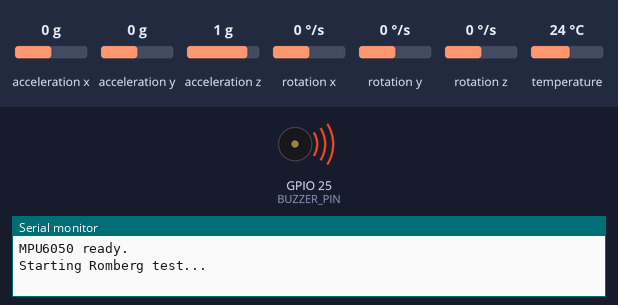
Bench run of a sketch on a simulated ESP32. On the bench: buzzer (waves = sounding, pin HIGH), the last lines printed to the serial monitor. The test bench sets the inputs (shaded band); at power-on: acceleration x 0 g, acceleration y 0 g, acceleration z 1 g, rotation x 0 °/s, rotation y 0 °/s, rotation z 0 °/s, temperature 24 °C.

Above: at 2.1 s.
At 32.5 s:
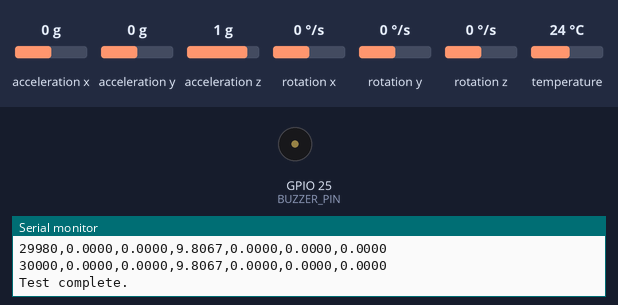
Timing chart, 0 to 34.0 s (numbered marks = the images above):
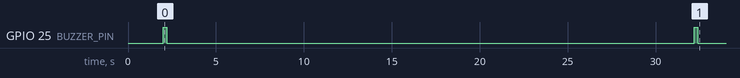

The sketch:

sketchnov12.ino
```cpp
#include <Wire.h>
#include <Adafruit_MPU6050.h>
#include <Adafruit_Sensor.h>

Adafruit_MPU6050 mpu;

#define SDA_PIN 21
#define SCL_PIN 22
#define BUZZER_PIN 25

const unsigned long TEST_DURATION = 30000;
const unsigned long SAMPLE_INTERVAL = 20; // 50 Hz

void beep() {
  digitalWrite(BUZZER_PIN, HIGH);
  delay(200);
  digitalWrite(BUZZER_PIN, LOW);
}

void setup() {
  Serial.begin(115200);

  pinMode(BUZZER_PIN, OUTPUT);
  digitalWrite(BUZZER_PIN, LOW);

  Wire.begin(SDA_PIN, SCL_PIN);

  if (!mpu.begin()) {
    Serial.println("MPU6050 not detected!");
    while (true) {
      delay(100);
    }
  }

  Serial.println("MPU6050 ready.");
  delay(2000);

  Serial.println("Starting Romberg test...");
  beep();

  Serial.println("time_ms,ax,ay,az,gx,gy,gz");

  unsigned long startTime = millis();
  unsigned long nextSample = startTime;

  while (millis() - startTime < TEST_DURATION) {
    unsigned long now = millis();

    if ((long)(now - nextSample) >= 0) {
      sensors_event_t a, g, temp;
      mpu.getEvent(&a, &g, &temp);

      Serial.print(now - startTime);
      Serial.print(",");
      Serial.print(a.acceleration.x, 4);
      Serial.print(",");
      Serial.print(a.acceleration.y, 4);
      Serial.print(",");
      Serial.print(a.acceleration.z, 4);
      Serial.print(",");
      Serial.print(g.gyro.x, 4);
      Serial.print(",");
      Serial.print(g.gyro.y, 4);
      Serial.print(",");
      Serial.println(g.gyro.z, 4);

      nextSample += SAMPLE_INTERVAL;
    }
  }

  beep();
  Serial.println("Test complete.");
}

void loop() {
}
```
